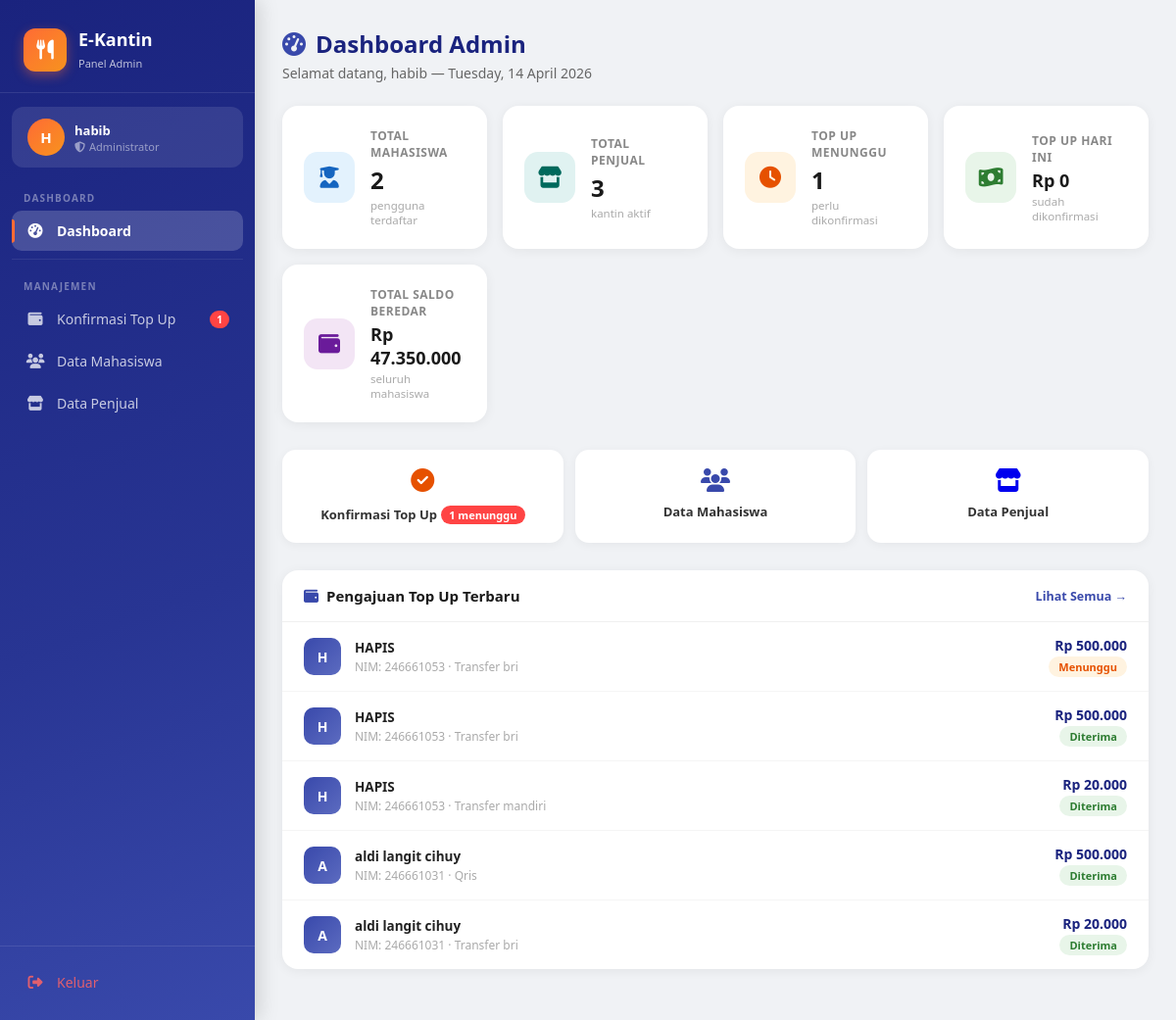
/dashboard/admin/dashboard.php (signed in), run on an earlier commit of the app's database.
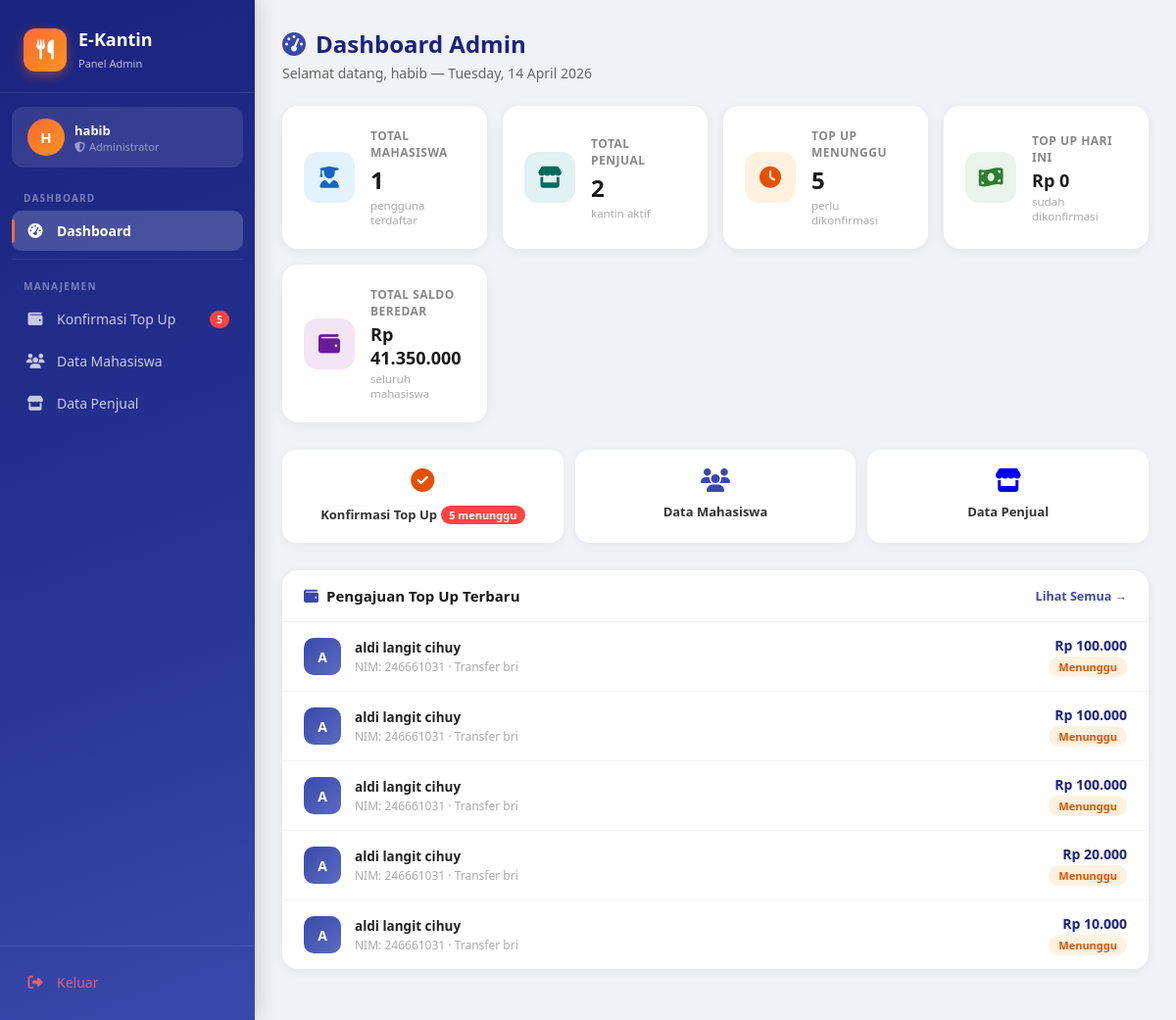
And on a later commit of the database.
### tables this page shows
CREATE TABLE `topup` (
  `id_topup` int(11) NOT NULL,
  `id_user` int(11) NOT NULL,
  `jumlah` int(11) NOT NULL,
  `metode` varchar(50) DEFAULT 'transfer_bri',
  `bukti` varchar(255) DEFAULT NULL,
  `status` enum('menunggu','diterima','ditolak') DEFAULT 'menunggu',
  `catatan` text DEFAULT NULL,
  `tanggal` timestamp NOT NULL DEFAULT current_timestamp(),
  `diproses_at` timestamp NULL DEFAULT NULL
);

CREATE TABLE `users` (
  `id_user` int(11) NOT NULL,
  `nim` varchar(20) DEFAULT NULL,
  `nama` varchar(100) NOT NULL,
  `email` varchar(100) NOT NULL,
  `no_hp` varchar(20) NOT NULL,
  `password` varchar(255) NOT NULL,
  `created_at` timestamp NOT NULL DEFAULT current_timestamp() ON UPDATE current_timestamp(),
  `role` enum('mahasiswa','penjual','admin') NOT NULL DEFAULT 'mahasiswa'
);

### dashboard/admin/dashboard.php (the view, shortened to what the changed rows need)
<?php
require_once '../../includes/db.php';
require_once '../../includes/sidebar_admin.php';
$total_mahasiswa = $pdo->query("SELECT COUNT(*) FROM users WHERE role = 'mahasiswa'")->fetchColumn();
$total_penjual   = $pdo->query("SELECT COUNT(*) FROM users WHERE role = 'penjual'")->fetchColumn();
$topup_menunggu  = $pdo->query("SELECT COUNT(*) FROM topup WHERE status = 'menunggu'")->fetchColumn();
$total_saldo     = $pdo->query("SELECT COALESCE(SUM(saldo),0) FROM saldo")->fetchColumn();
$stmt = $pdo->query("
    SELECT t.*, u.nama, u.nim
    FROM topup t
    JOIN users u ON t.id_user = u.id_user
    ORDER BY t.tanggal DESC
    LIMIT 5
");
$topup_terbaru = $stmt->fetchAll();
?>
<div class="page-header">
    <h1><i class="fas fa-tachometer-alt" style="color:#3949ab;margin-right:10px;"></i>Dashboard Admin</h1>
</div>
<div class="stats-grid">
    <div class="stat-card">
        <div class="stat-info">
            <div class="label">Total Mahasiswa</div>
            <div class="value"><?= number_format($total_mahasiswa) ?></div>
            <div class="sub">pengguna terdaftar</div>
        </div>
    </div>
    <div class="stat-card">
        <div class="stat-info">
            <div class="label">Total Penjual</div>
            <div class="value"><?= number_format($total_penjual) ?></div>
            <div class="sub">kantin aktif</div>
        </div>
    </div>
    <div class="stat-card">
        <div class="stat-info">
            <div class="label">Top Up Menunggu</div>
            <div class="value"><?= number_format($topup_menunggu) ?></div>
            <div class="sub">perlu dikonfirmasi</div>
        </div>
    </div>
    <div class="stat-card">
        <div class="stat-info">
            <div class="label">Total Saldo Beredar</div>
            <div class="value" style="font-size:18px;">Rp <?= number_format($total_saldo, 0, ',', '.') ?></div>
            <div class="sub">seluruh mahasiswa</div>
        </div>
    </div>
</div>
<div class="quick-actions">
    <a href="topup.php" class="qa-btn qa-orange">
        <i class="fas fa-check-circle"></i>
        <span>Konfirmasi Top Up</span>
        <?php if ($topup_menunggu > 0): ?>
            <div style="margin-top:6px;display:inline-block;background:#ff4444;color:white;font-size:11px;font-weight:700;padding:2px 8px;border-radius:20px;"><?= $topup_menunggu ?> menunggu</div>
        <?php endif; ?>
    </a>
</div>
<div class="dash-card">
    <?php if (empty($topup_terbaru)): ?>
        <div class="empty-box">
            <i class="fas fa-inbox"></i>
            <p>Belum ada pengajuan top up</p>
        </div>
    <?php else: ?>
        <?php foreach ($topup_terbaru as $t): ?>
        <div class="topup-item">
            <div class="topup-avatar"><?= strtoupper(substr($t['nama'], 0, 1)) ?></div>
            <div class="topup-info">
                <div class="name"><?= htmlspecialchars($t['nama']) ?></div>
                <div class="nim">NIM: <?= htmlspecialchars($t['nim'] ?? '-') ?> · <?= str_replace('_', ' ', ucfirst($t['metode'])) ?></div>
            </div>
            <div class="topup-right">
                <div class="jumlah">Rp <?= number_format($t['jumlah'], 0, ',', '.') ?></div>
                <div class="time">
                    <span class="badge badge-<?= $t['status'] ?>"><?= ucfirst($t['status']) ?></span>
                </div>
            </div>
        </div>
        <?php endforeach; ?>
    <?php endif; ?>
</div>
</div></body></html>

### includes/sidebar_admin.php (shortened to what the changed rows need)
<?php
$current_page = basename($_SERVER['PHP_SELF']);
require_once __DIR__ . '/db.php';
$stmt = $pdo->query("SELECT COUNT(*) FROM topup WHERE status = 'menunggu'");
$topup_pending = $stmt->fetchColumn();
?>
<!DOCTYPE html>
<html lang="id">
<head>
    <link rel="stylesheet" href="https://cdnjs.cloudflare.com/ajax/libs/font-awesome/6.5.0/css/all.min.css">
</head>
<body>
<aside class="sidebar">
    <div class="sidebar-header">
        <a href="dashboard.php" class="sidebar-logo">
            <div class="logo-text">
                <h2>E-Kantin</h2>
            </div>
        </a>
    </div>
    <nav class="sidebar-nav">
        <a href="topup.php" class="nav-item <?= $current_page === 'topup.php' ? 'active' : '' ?>">
            <i class="fas fa-wallet"></i>
            <span>Konfirmasi Top Up</span>
            <?php if ($topup_pending > 0): ?>
                <span class="nav-badge"><?= $topup_pending ?></span>
            <?php endif; ?>
        </a>
    </nav>
</aside>
<div class="main-content">

What changed in the data, as far as the page shows it:
no longer on this page (row edited): topup: id_user.nama "H", id_user.nama "HAPIS", id_user.nim "246661053", metode "Transfer mandiri", jumlah "20.000", status "Diterima"
no longer on this page (row unchanged): topup: id_user.nama "A", id_user.nama "aldi langit cihuy", id_user.nim "246661031", metode "Qris", jumlah "500.000", status "Diterima"
no longer on this page (row unchanged): topup: id_user.nama "A", id_user.nama "aldi langit cihuy", id_user.nim "246661031", metode "Transfer bri", jumlah "20.000", status "Diterima"
added topup: id_user.nama "A", id_user.nama "aldi langit cihuy", id_user.nim "246661031", metode "Transfer bri", jumlah "100.000", status "Menunggu"
added topup: id_user.nama "A", id_user.nama "aldi langit cihuy", id_user.nim "246661031", metode "Transfer bri", jumlah "100.000", status "Menunggu"
added topup: id_user.nama "A", id_user.nama "aldi langit cihuy", id_user.nim "246661031", metode "Transfer bri", jumlah "100.000", status "Menunggu"
changed topup (number 4 of 5 on the later page): id_user.nama "H" → "A"; id_user.nama "HAPIS" → "aldi langit cihuy"; id_user.nim "246661053" → "246661031"; jumlah "500.000" → "20.000"
changed topup (number 5 of 5 on the later page): id_user.nama "H" → "A"; id_user.nama "HAPIS" → "aldi langit cihuy"; id_user.nim "246661053" → "246661031"; jumlah "500.000" → "10.000"; status "Diterima" → "Menunggu"
Also different on the page:
$topup_pending: "1" → "5"
$total_mahasiswa: "2" → "1"
$total_penjual: "3" → "2"
$topup_menunggu: "1" → "5"
$total_saldo: "47.350.000" → "41.350.000"
